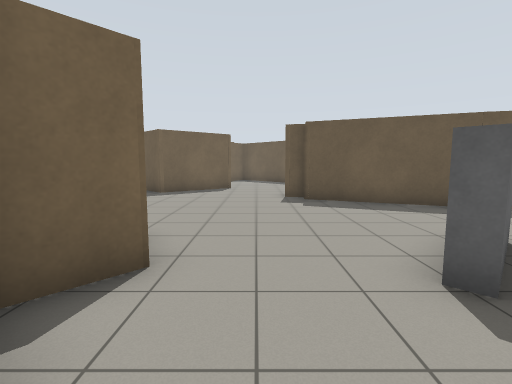
View 1 (above)

24 first-person views from a walk through a Gazebo world. The camera is 1.2 m above the floor, tilts 6° down and sees 85° across. The floor is counted in squares, 1 m on a side. Each view is taken from the middle of a square. On the plan, view 1 faces up. The plan holds only what a view shows up to about 12 squares ahead; the rest is blank.

View 2
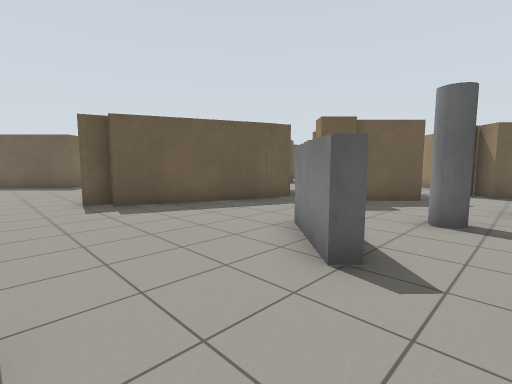

View 3
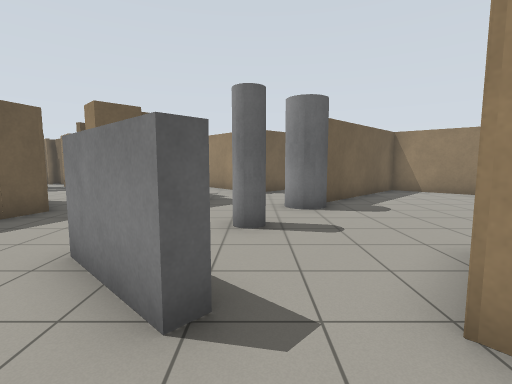

View 4
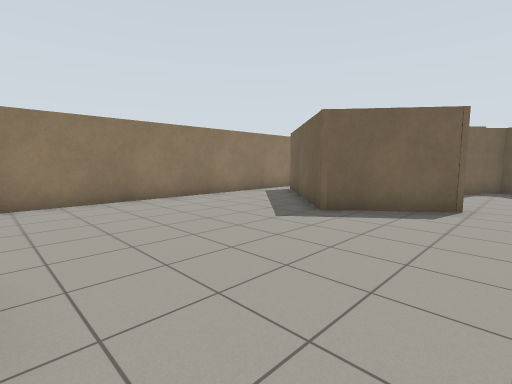

View 5
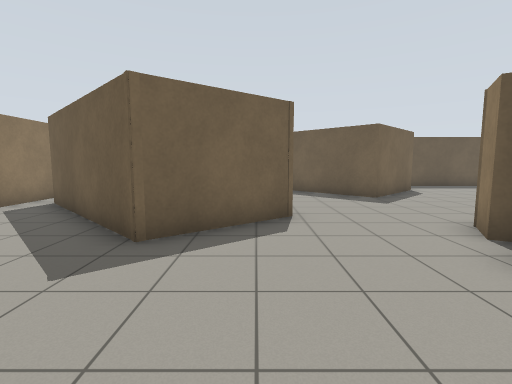

View 6
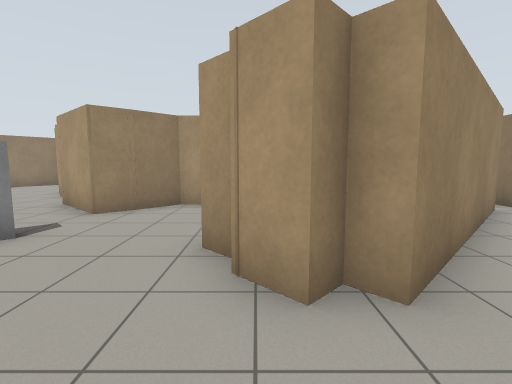

View 7
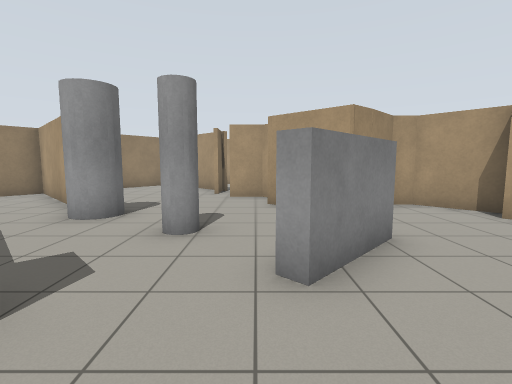

View 8
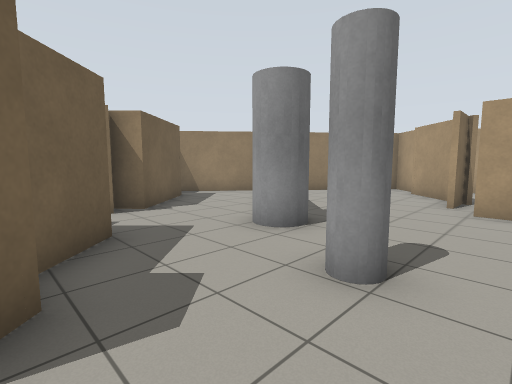

View 9
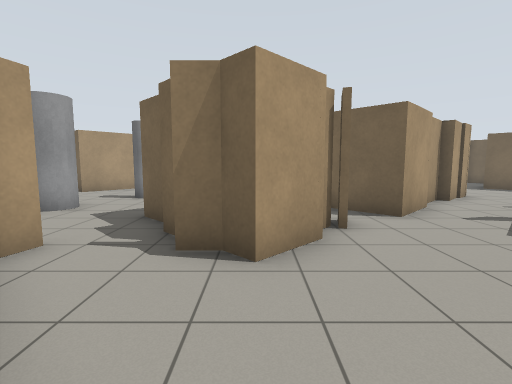

View 10
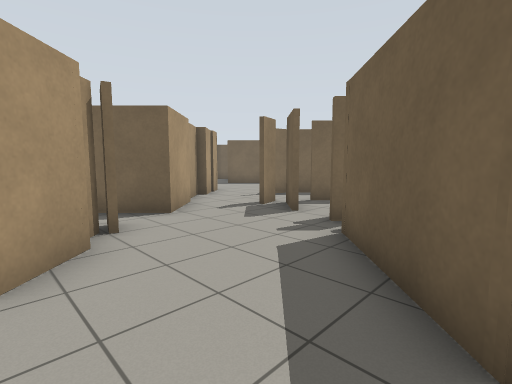

View 11
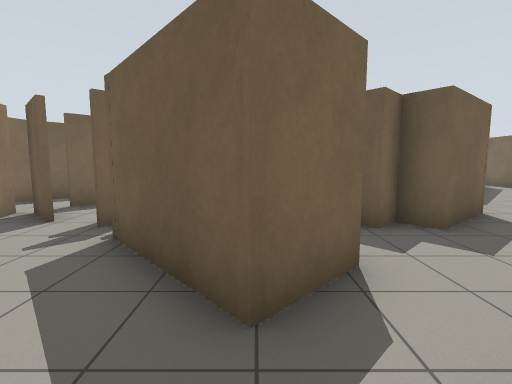

View 12
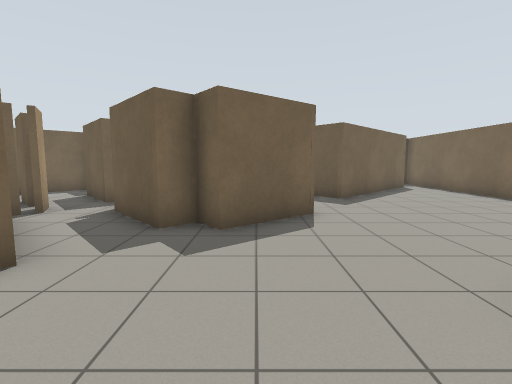

View 13
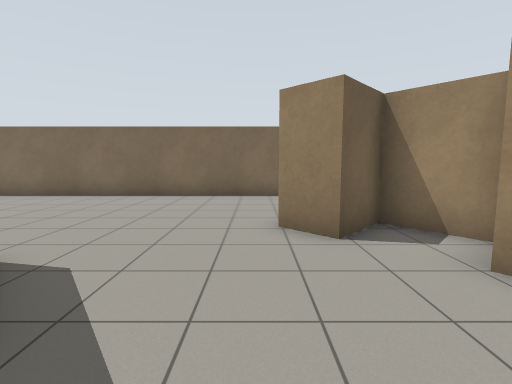

View 14
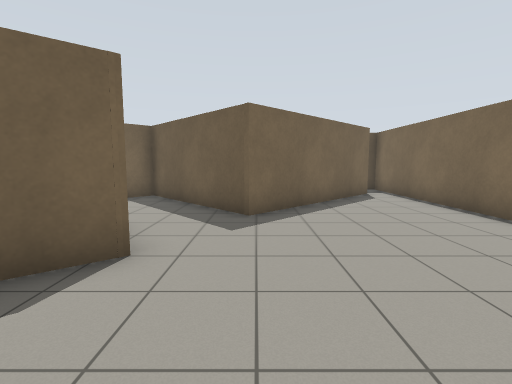

View 15
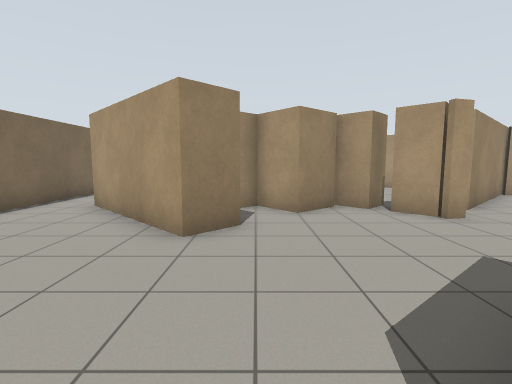

View 16
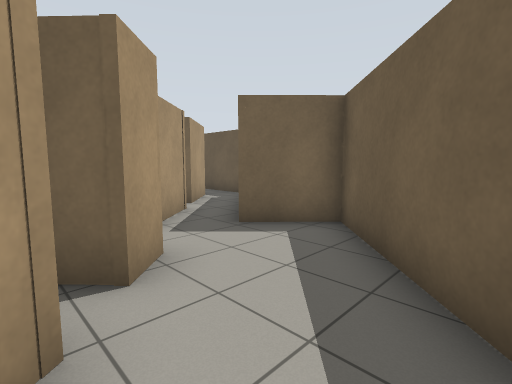

View 17
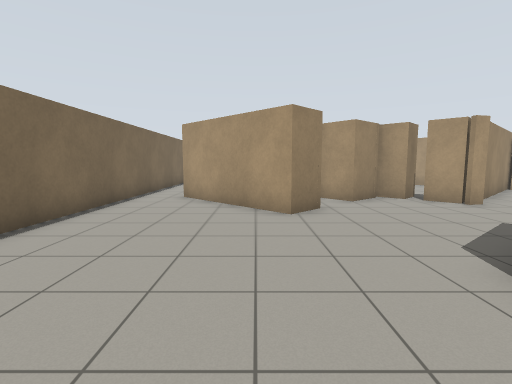

View 18
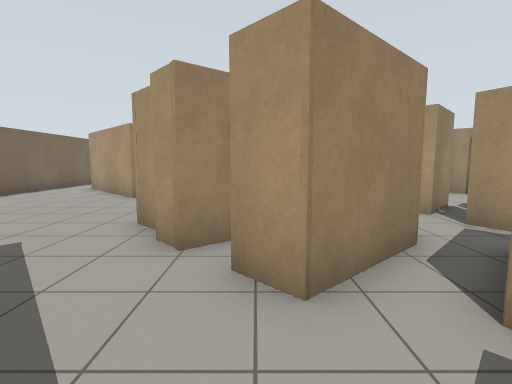

View 19
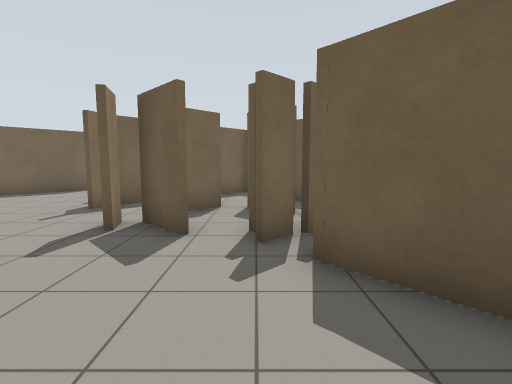

View 20
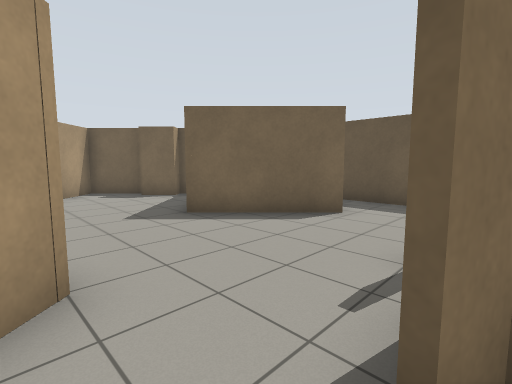

View 21
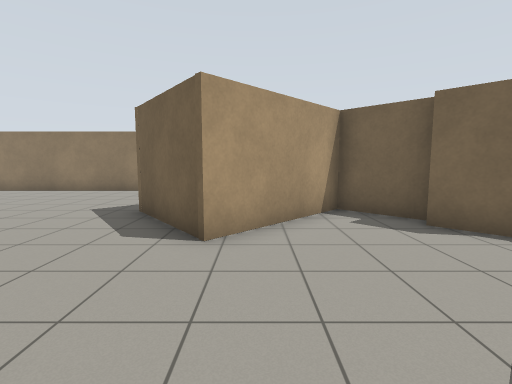

View 22
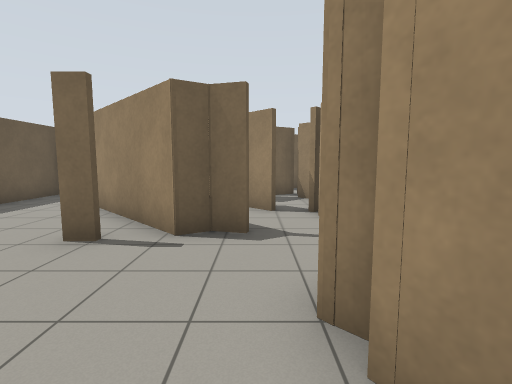

View 23
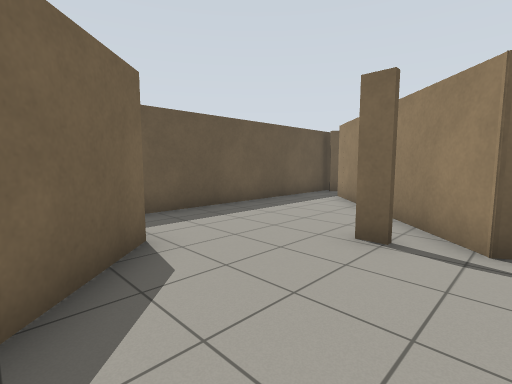

View 24
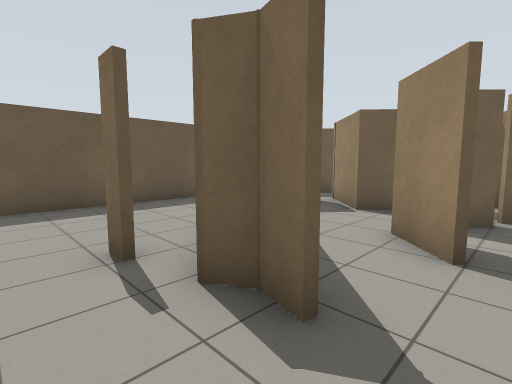

### Floor plan
Key: @ floor where view 1 was taken; # wall or solid block; x gap in a wall; . floor; B grey box; P grey pole; C grey cylinder; T thing the floor can be seen under or through.
Columns run from 9 left of view 1 to 28 right of it. Each row starts with its distance up from view 1.
 22              ###########
 21              ..........#             #
 20               .......#.             .#
 19        ###   #......##TT T###     ##.#
 18       ##.## ##.....### TT #.##   ##..#
 17      ##...###...#.##...##....## ##...#
 16      #...........##...####....###....#
 15 ###  ##..........#.....#####.........#
 14 #.##  ##...........####..####........#
 13 #..##  #.....##.......##.# ###.......#
 12 #...####...#  ##...#x###.#####.......#
 11 #..........#   ##....###..##.........#
 10 #..........#    ##....## ............#
  9 #..........###   ##....###...........#
  8 #............#######....#......##....#
  7 #...............#  ##.....#....###...#
  6 #...............#  ##....###.### ##..#
  5 #...............#####..###.####    ..#
  4 #.  ####....BB...##...##           ..#
  3 #  ##  #...BB.......###             .#
  2   ##   #......P.....##               #
  1  ##    #........CC...#
  0        ##@###....##.. ##
 -1         ### #.....##...##
 -2              ......##. #
 -3              ##.....###
 -4               x......#
 -5               ##....##
 -6                ##. ##
 -7                 #.
 -8                 ##

Where each view was taken, in squares from view 1:
view 1: 0 up, 0 right, facing up
view 2: 1 up, 1 left, facing up-right
view 3: 2 up, 0 right, facing right
view 4: 5 up, 0 right, facing up-left
view 5: 7 up, 2 left, facing up
view 6: 7 up, 2 left, facing down
view 7: 7 up, 4 right, facing down
view 8: 5 up, 4 right, facing down-right
view 9: 6 up, 15 right, facing left
view 10: 6 up, 15 right, facing up-left
view 11: 6 up, 15 right, facing up
view 12: 6 up, 19 right, facing up
view 13: 9 up, 17 right, facing right
view 14: 9 up, 22 right, facing up
view 15: 13 up, 21 right, facing down
view 16: 14 up, 21 right, facing up-left
view 17: 15 up, 23 right, facing down
view 18: 18 up, 18 right, facing down
view 19: 7 up, 12 right, facing up
view 20: 13 up, 8 right, facing up-left
view 21: 14 up, 3 right, facing left
view 22: 14 up, 3 right, facing right
view 23: 15 up, 3 right, facing up-right
view 24: 13 up, 6 right, facing up-right
